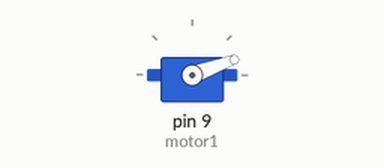
Simulated run of this sketch. Board: Arduino Uno, built with avr-gcc and run on an emulated ATmega328P. Shown: servo.

Above: at 0.05 s.
At 2.05 s:
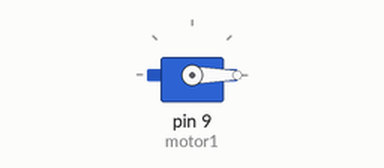
Timing chart, 0 to 4.8 s (numbered marks = the images above):
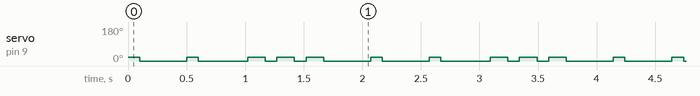

The sketch:

original.ino
```cpp
#include <Servo.h>

Servo motor1;
int grados1 = 0;

void setup() {
  motor1.attach(9);
}

void loop() {
  grados1 = 20;
  motor1.write(grados1);
  delay(100);

  grados1 = 0;
  motor1.write(grados1);
  delay(400);

  grados1 = 20;
  motor1.write(grados1);
  delay(100);

  grados1 = 0;
  motor1.write(grados1);
  delay(420);

  grados1 = 20;
  motor1.write(grados1);
  delay(150);

  grados1 = 0;
  motor1.write(grados1);
  delay(100);

  grados1 = 20;
  motor1.write(grados1);
  delay(150);

  grados1 = 0;
  motor1.write(grados1);
  delay(100);

  grados1 = 20;
  motor1.write(grados1);
  delay(150);

  grados1 = 0;
  motor1.write(grados1);
  delay(400);

}
```

Measured:
- by itself, servo on pin 9 (motor1): repeats every 2.1 s: 20° 0.10 s, 0° 0.42 s, 2 × (20° 0.15 s, 0° 0.10 s), 20° 0.15 s, 0° 0.40 s, 20° 0.10 s, 0° 0.40 s
